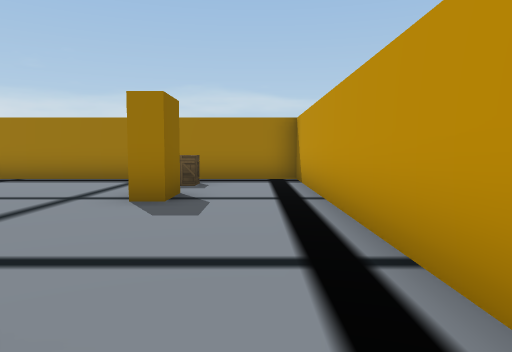
view 1 (above)

12 first-person views from a walk through a scene from a Unity 3-D project. The camera is 1.4 m above the floor, tilts 4° down and sees 70° across. The floor is counted in squares, 2 m on a side. Each view is taken from the middle of a square. On the plan, view 1 faces up. The plan holds only what a view shows up to about 11 squares ahead; the rest is blank. The place goes on beyond the plan. Some animated figures are left out. Door leaves are left out, so doorways stand open. Some surface patterns are stand-ins.

view 2
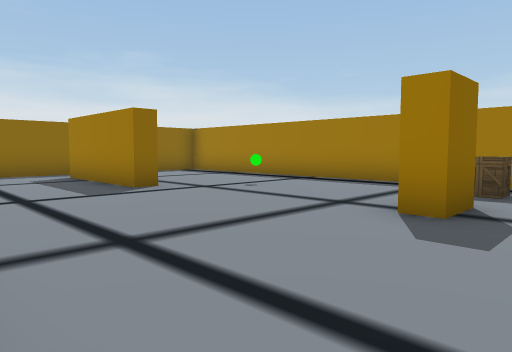

view 3
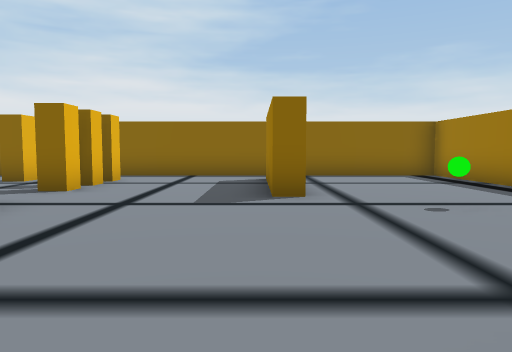

view 4
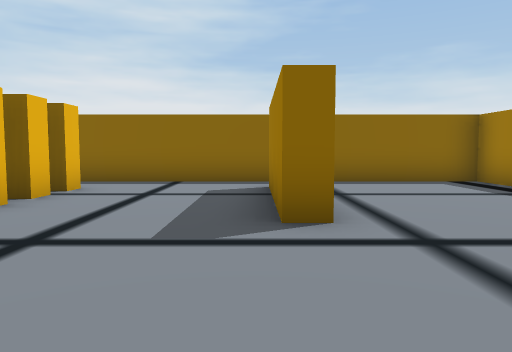

view 5
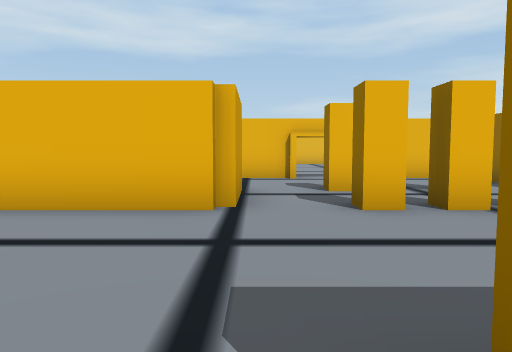

view 6
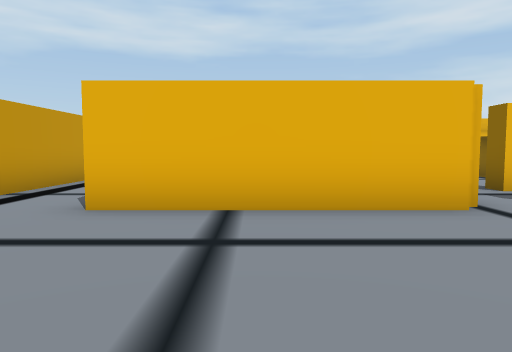

view 7
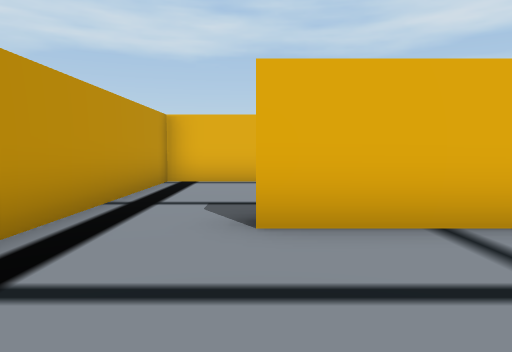

view 8
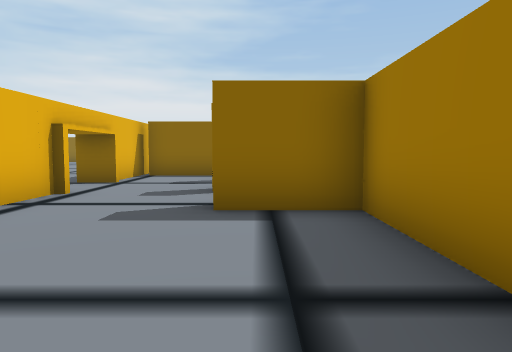

view 9
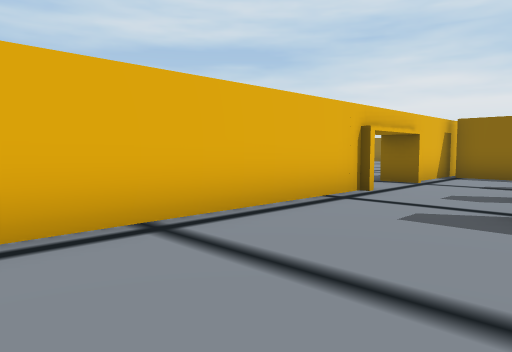

view 10
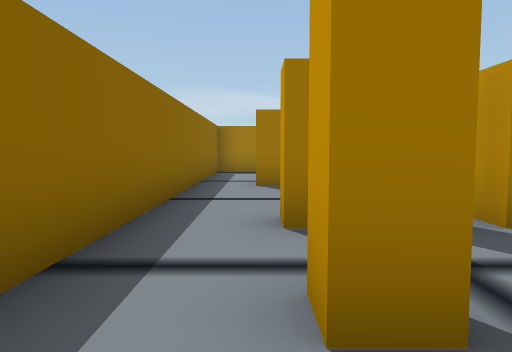

view 11
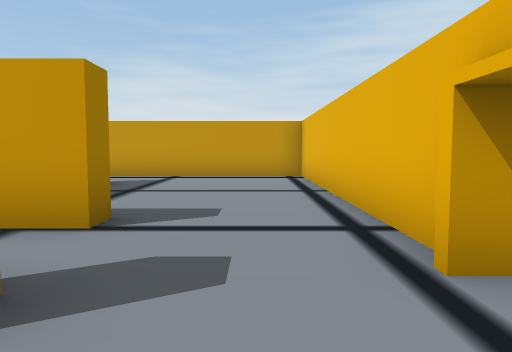

view 12
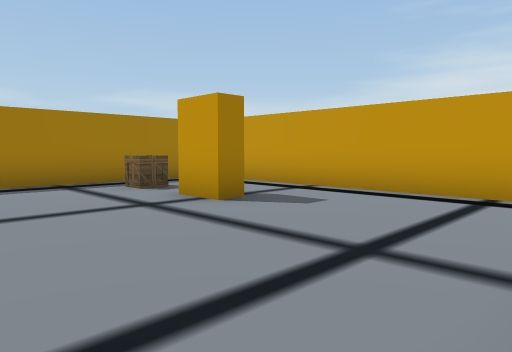

### Floor plan
Ten units are one square. View 1 is at (0, 0); x grows to the right and y downward. Boxes are objects, and circles mark ways between rooms. Rooms are numbered by the first view taken in them; rooms with no view inside come last. Other rooms are left out.
<svg viewBox="-126 -95 141 150">
<path fill="none" stroke="#000" d="M-56 -8 -10 -8M-77 -2 -77 -8 -73 -8 -73 -2M-65 -49 -65 -43 -100 -43M-89 -8 -83 -8 -83 -2M-28 -3 -52 -3 -52 15 -58 15 -58 -5M-78 12 -73 12 -73 18M-92 12 -92 18 -97 18 -97 12 -92 12M-12 -61 -12 -50 -17 -50 -17 -60M-70 45 -70 42 10 42 10 -65M-35 -90 -112 -90 -112 40M-121 42 -96 42M10 -65 10 -90 -35 -90"/>
<rect x="-55" y="-65" width="10" height="10" fill="#bbb"><title>green ball</title></rect>
<rect x="-15" y="-75" width="10" height="10" fill="#bbb"><title>crate</title></rect>
<circle cx="-27" cy="-63" r="3" fill="#2a7"/>
<circle cx="-40" cy="-80" r="3" fill="#2a7"/>
<circle cx="0" cy="-60" r="3" fill="#2a7"/>
<text x="-60" y="-20">1</text>
<text x="-10" y="-80">2</text>
</svg>
Room 1 opens to room 2.

Where each view was taken, in squares from view 1:
view 1: 0 up, 0 right, facing up
view 2: 1 up, 0 right, facing up-left
view 3: 4 up, 1 left, facing left
view 4: 4 up, 3 left, facing left
view 5: 5 up, 6 left, facing down
view 6: 5 up, 3 left, facing down
view 7: 4 up, 1 left, facing down
view 8: 1 down, 1 left, facing left
view 9: 1 down, 1 left, facing down-left
view 10: 3 down, 10 left, facing up
view 11: 3 down, 9 left, facing right
view 12: 1 up, 5 left, facing up-right
